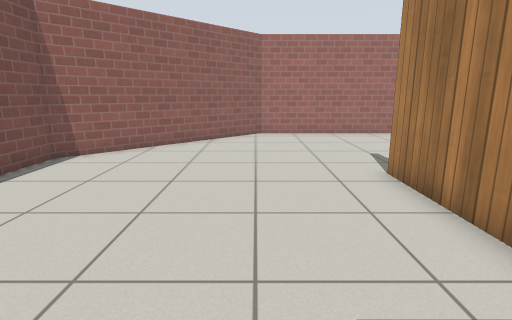
View 1 (above)

12 first-person views from a walk through a robot-simulator world made for Gazebo. The camera is 1 m above the floor, tilts 12° down and sees 80° across. The floor is counted in squares, 0.5 m on a side. Each view is taken from the middle of a square. On the plan, view 1 faces up. The plan holds only what a view shows up to about 17 squares ahead; the rest is blank. The robots in the file are not drawn. Gazebo's built-in surfaces are drawn with simple patterns.

View 2
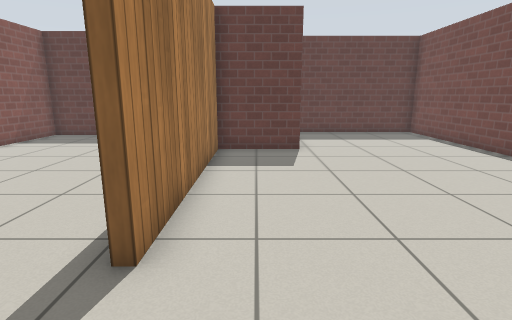

View 3
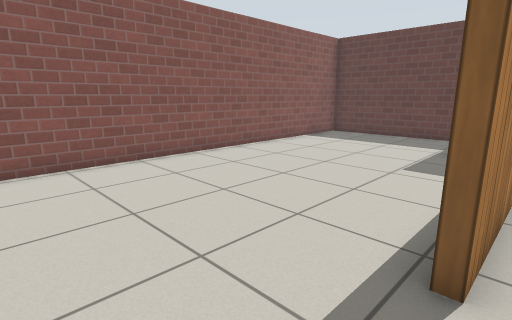

View 4
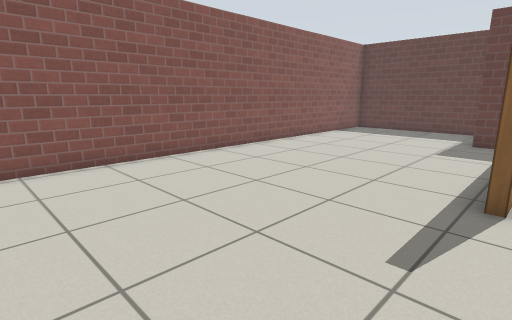

View 5
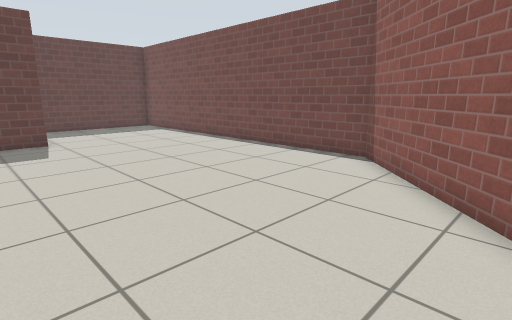

View 6
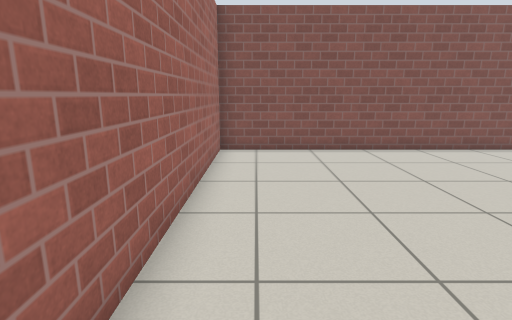

View 7
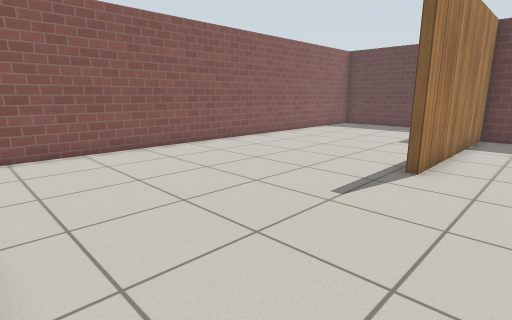

View 8
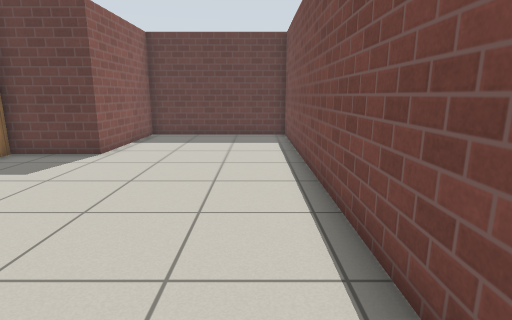

View 9
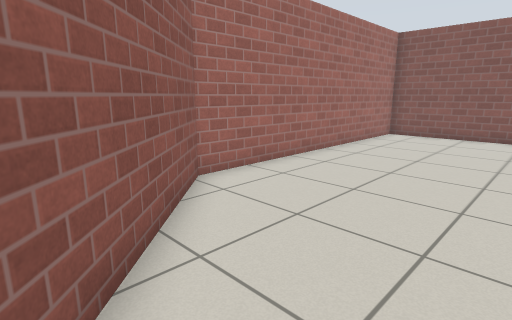

View 10
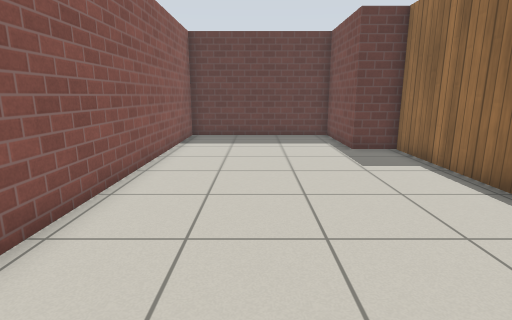

View 11
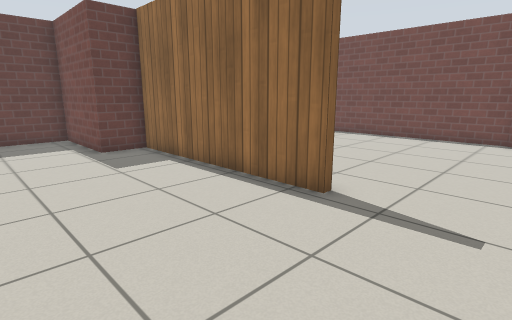

View 12
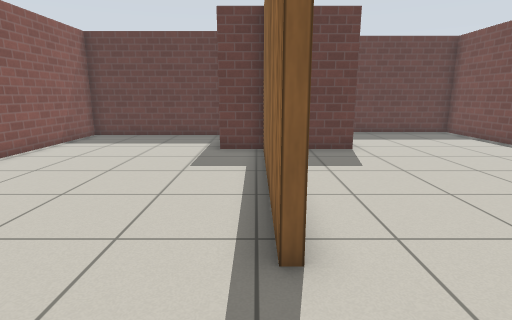

### Floor plan
Points are (right, up) in squares from view 1. A wall is a line through its corners. A room is listed if a view was taken in it or the views show most of it. See-through windows are left out.
Room 1 (views 1, 2, 3, 4, 5, 6, 7, 8, 9, 10, 11, 12)
walls: (3.7, 7.8) (3.7, -0.4) (5.3, -0.4) (5.3, -4.6) (12.3, -4.6) (12.3, 16.3) (0.3, 16.3) (-6.5, 9.6) (-6.5, -5.8) (0.3, -5.8) (0.3, -0.4) (3.4, -0.4) (3.4, 7.8)

Where each view was taken, in squares from view 1:
view 1: 0 up, 0 right, facing up
view 2: 11 up, 2 right, facing down
view 3: 11 up, 3 right, facing down-right
view 4: 14 up, 3 right, facing down-right
view 5: 14 up, 3 right, facing down-left
view 6: 15 up, 1 right, facing right
view 7: 16 up, 1 right, facing down-right
view 8: 10 up, 5 left, facing down
view 9: 10 up, 4 left, facing up-right
view 10: 11 up, 9 right, facing down
view 11: 11 up, 9 right, facing down-left
view 12: 11 up, 4 right, facing down
